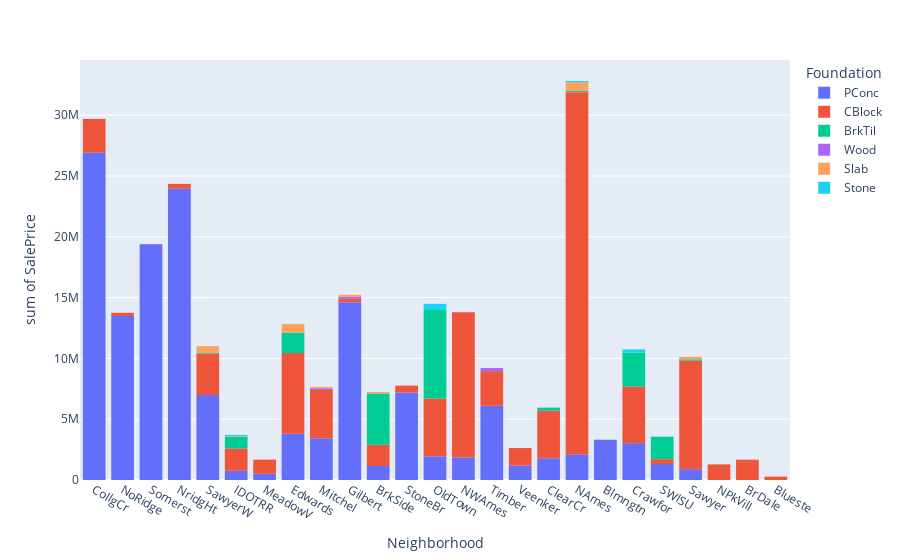

This figure's notebook cell:
### Markdown cell above
- neighborhoods (NoRidge, NrigHt and StoneBr ) have the highest SalePrice
- neighborhoods (BrDale and MeadowV ) have the lowest SalePrice
- How can we explain that?

### Code cell
px.histogram(dp.df, x="Neighborhood", y="SalePrice",
             color="Foundation",)

### Figure 1 — Plotly figure (JSON) as saved in the notebook; plotly's stock layout.template omitted (floating-point values rounded to 4 significant figures; data arrays with more than 128 entries replaced by an {"elided": "..."} marker saying what was removed)
{"data": [{"alignmentgroup": "True", "bingroup": "x", "histfunc": "sum", "hovertemplate": "Foundation=PConc<br>Neighborhood=%{x}<br>sum of SalePrice=%{y}<extra></extra>", "legendgroup": "PConc", "marker": {"color": "#636efa", "pattern": {"shape": ""}}, "name": "PConc", "offsetgroup": "PConc", "orientation": "v", "showlegend": true, "type": "histogram", "x": {"elided": "647 str values"}, "xaxis": "x", "y": {"elided": "647 int values"}, "yaxis": "y"}, {"alignmentgroup": "True", "bingroup": "x", "histfunc": "sum", "hovertemplate": "Foundation=CBlock<br>Neighborhood=%{x}<br>sum of SalePrice=%{y}<extra></extra>", "legendgroup": "CBlock", "marker": {"color": "#EF553B", "pattern": {"shape": ""}}, "name": "CBlock", "offsetgroup": "CBlock", "orientation": "v", "showlegend": true, "type": "histogram", "x": {"elided": "634 str values"}, "xaxis": "x", "y": {"elided": "634 int values"}, "yaxis": "y"}, {"alignmentgroup": "True", "bingroup": "x", "histfunc": "sum", "hovertemplate": "Foundation=BrkTil<br>Neighborhood=%{x}<br>sum of SalePrice=%{y}<extra></extra>", "legendgroup": "BrkTil", "marker": {"color": "#00cc96", "pattern": {"shape": ""}}, "name": "BrkTil", "offsetgroup": "BrkTil", "orientation": "v", "showlegend": true, "type": "histogram", "x": {"elided": "146 str values"}, "xaxis": "x", "y": {"elided": "146 int values"}, "yaxis": "y"}, {"alignmentgroup": "True", "bingroup": "x", "histfunc": "sum", "hovertemplate": "Foundation=Wood<br>Neighborhood=%{x}<br>sum of SalePrice=%{y}<extra></extra>", "legendgroup": "Wood", "marker": {"color": "#ab63fa", "pattern": {"shape": ""}}, "name": "Wood", "offsetgroup": "Wood", "orientation": "v", "showlegend": true, "type": "histogram", "x": ["Mitchel", "Timber", "Gilbert"], "xaxis": "x", "y": [143000, 250000, 164000], "yaxis": "y"}, {"alignmentgroup": "True", "bingroup": "x", "histfunc": "sum", "hovertemplate": "Foundation=Slab<br>Neighborhood=%{x}<br>sum of SalePrice=%{y}<extra></extra>", "legendgroup": "Slab", "marker": {"color": "#FFA15A", "pattern": {"shape": ""}}, "name": "Slab", "offsetgroup": "Slab", "orientation": "v", "showlegend": true, "type": "histogram", "x": ["Sawyer", "NAmes", "SawyerW", "NAmes", "Edwards", "NAmes", "NAmes", "BrkSide", "IDOTRR", "Edwards", "SawyerW", "Gilbert", "SawyerW", "SawyerW", "Edwards", "Edwards", "Edwards", "Mitchel", "NAmes", "Edwards", "Sawyer", "BrkSide", "NAmes", "NAmes"], "xaxis": "x", "y": [90000, 109900, 118964, 87500, 198500, 106500, 107500, 39300, 55000, 98000, 144000, 169000, 118858, 142953, 82000, 84000, 139600, 115000, 92900, 93000, 112000, 80500, 101800, 90000], "yaxis": "y"}, {"alignmentgroup": "True", "bingroup": "x", "histfunc": "sum", "hovertemplate": "Foundation=Stone<br>Neighborhood=%{x}<br>sum of SalePrice=%{y}<extra></extra>", "legendgroup": "Stone", "marker": {"color": "#19d3f3", "pattern": {"shape": ""}}, "name": "Stone", "offsetgroup": "Stone", "orientation": "v", "showlegend": true, "type": "histogram", "x": ["OldTown", "IDOTRR", "OldTown", "NAmes", "OldTown", "Crawfor"], "xaxis": "x", "y": [137000, 102776, 265979, 116000, 107500, 266500], "yaxis": "y"}], "layout": {"barmode": "relative", "legend": {"title": {"text": "Foundation"}, "tracegroupgap": 0}, "margin": {"t": 60}, "xaxis": {"anchor": "y", "domain": [0, 1], "title": {"text": "Neighborhood"}}, "yaxis": {"anchor": "x", "domain": [0, 1], "title": {"text": "sum of SalePrice"}}}}
